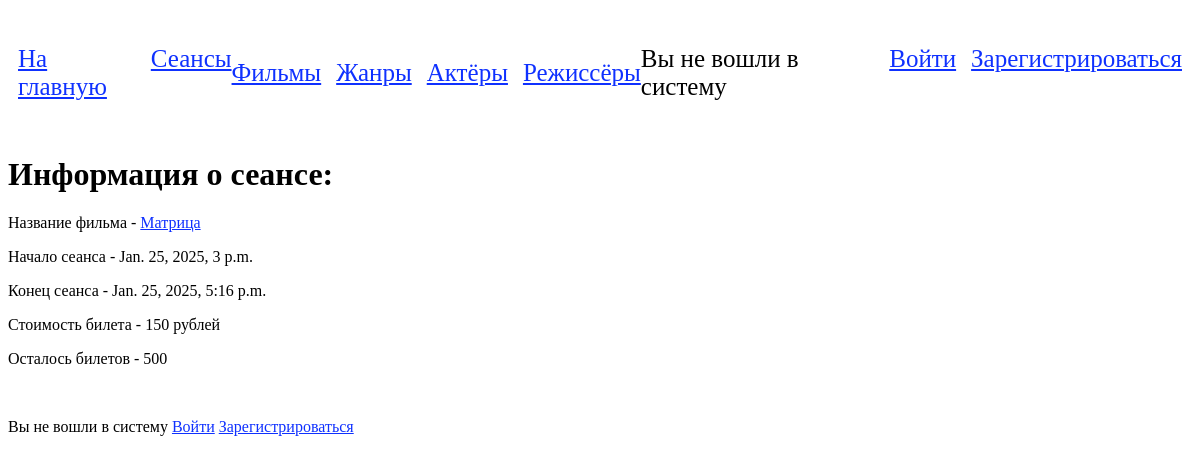
/session_detail/4/, run on an earlier commit of the app's database.
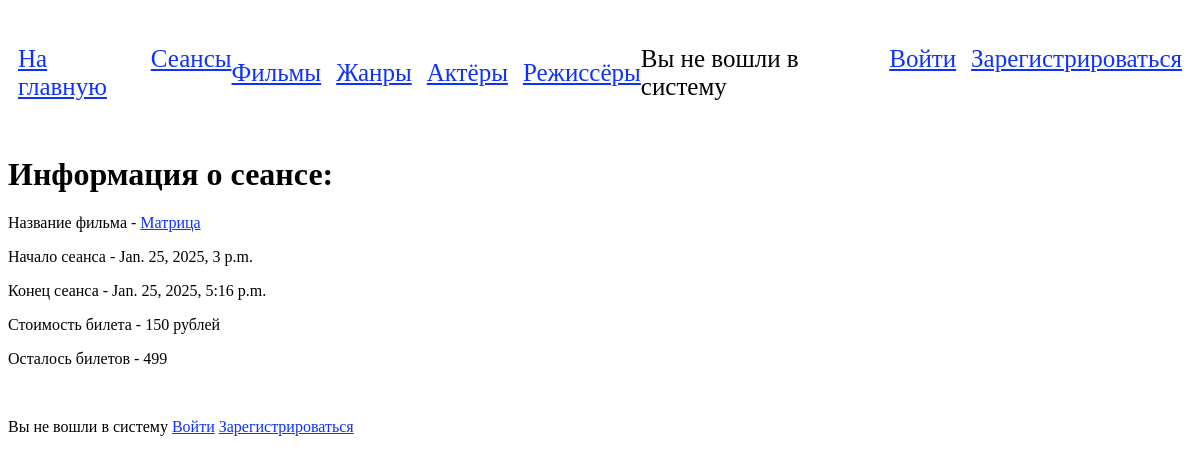
And on a later commit of the database.
### app/models.py (models this page shows, shortened)
class Session(models.Model):
    film = models.ForeignKey(Film, on_delete=models.CASCADE)
    start_time = models.DateTimeField()
    end_time = models.DateTimeField()
    ticket_price = models.IntegerField(default=300)
    tickets_total = models.IntegerField(default=500)
    tickets_sold = models.IntegerField(default=0)

class Film(models.Model):
    name = models.CharField(max_length=100)
    description = models.CharField(max_length=500, null=True)
    release_date = models.DateField()
    director = models.ManyToManyField(Director, related_name='directed_films')
    genre = models.ManyToManyField(Genre)
    actors = models.ManyToManyField(Actor, related_name='acted_films')
    duration = models.IntegerField()  # minutes
    def __str__(self):
        return self.name

### app/views.py (the view)
# urls.py: path('session_detail/<int:session_id>/', views.session_detail, name='session_detail'),
def session_detail(request, session_id):
    session = get_object_or_404(Session, pk=session_id)
    return render(request, 'cinema/session_detail.html', {'session': session})

### templates/cinema/session_detail.html (shortened to what this page needs)
{% extends 'cinema/base.html' %}
{% load static %}
{% block content %}
    <h1>Информация о сеансе:</h1>
    <p>Название фильма - <a href="{% url 'film_detail' session.film.id %}">{{ session.film.name }}</a></p>
    <p>Начало сеанса - {{ session.start_time }}</p>
    <p>Конец сеанса - {{ session.end_time }}</p>
    <p>Стоимость билета - {{ session.ticket_price }} рублей<p>
    {% if session.tickets_total > 0 %}
        <p>Осталось билетов - {{ session.tickets_total }}</p> <br>
        {% if user.is_authenticated %}
            <form action="{% url 'purchase_ticket' session.id %}" method="post">
                {% csrf_token %}
                <button type="submit">Купить билет</button>
            </form>
            {% else %}
                <p>Вы не вошли в систему
                    <a href="{% url 'login' %}">Войти</a>
                    <a href="{% url 'registration' %}">Зарегистрироваться</a>
                </p>
        {% endif %}
        {% else %}
            <p>К сожалению, билетов не осталось.</p>
    {% endif %}
{% endblock %}

What changed in the data, as far as the page shows it:
changed Session "Матрица": tickets_total "500" → "499"
